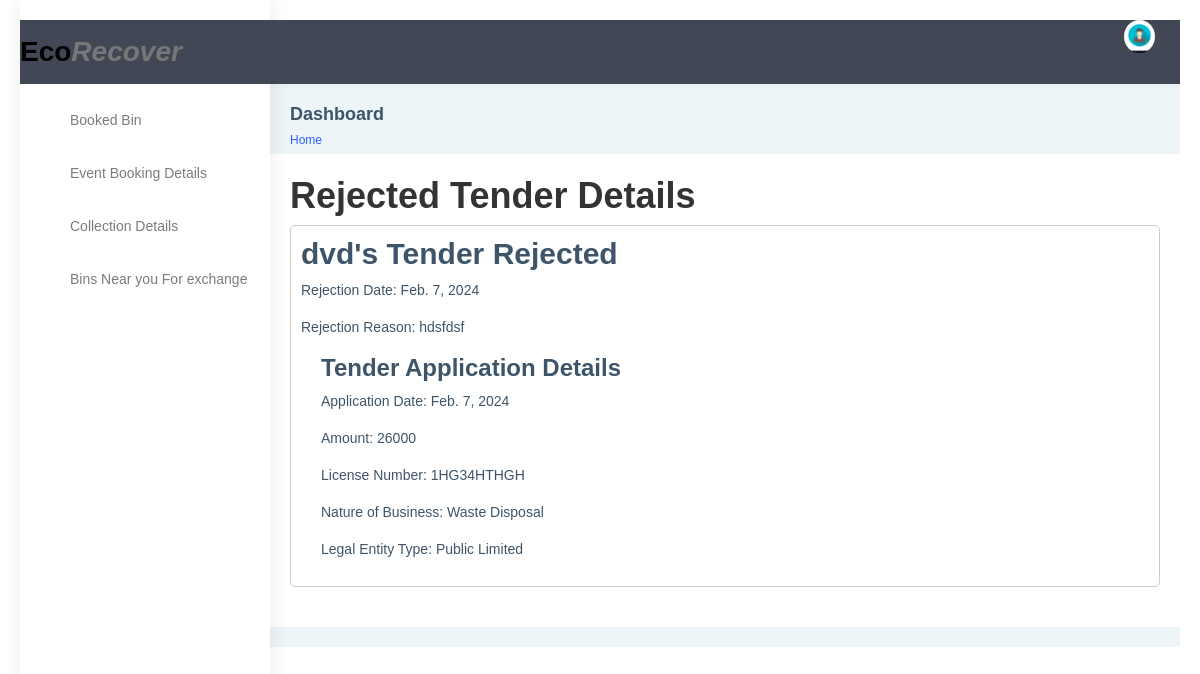
The app's page /rejected-tenders/, older data.
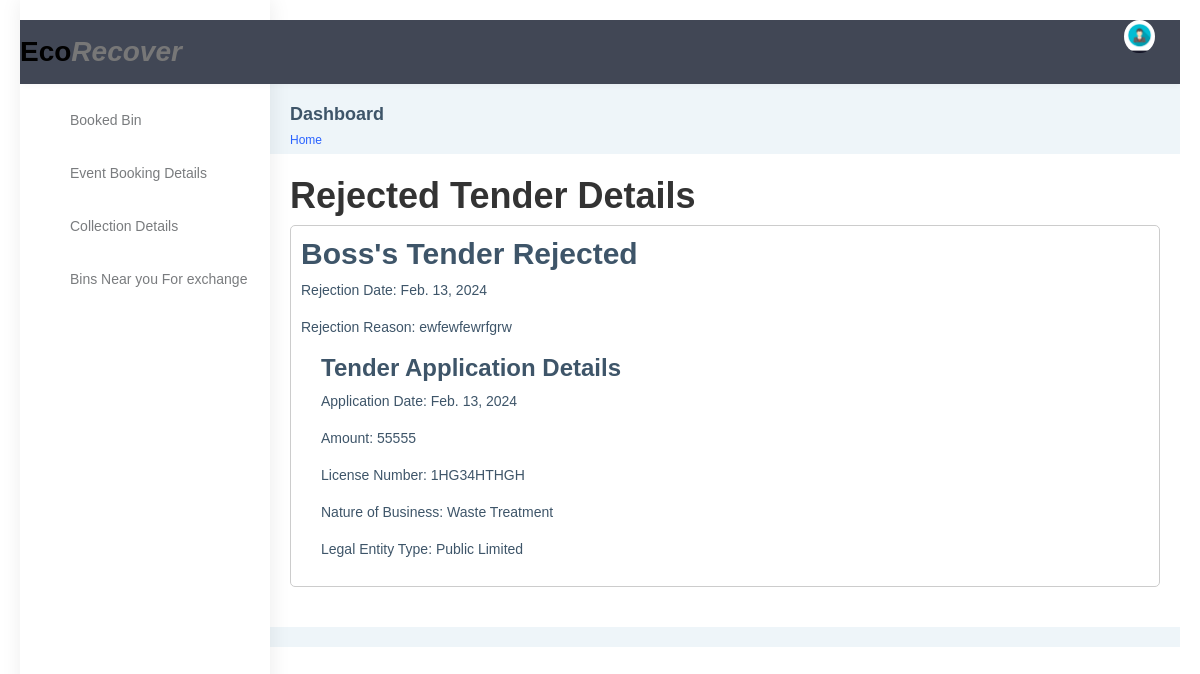
The same page, newer data.
### app322/models.py (models this page shows, shortened)
class RejectedTender(models.Model):
    registration = models.OneToOneField(CompanyApplyForTender, on_delete=models.CASCADE, primary_key=True)
    rejection_date = models.DateField(auto_now_add=True)
    rejection_reason = models.TextField()

class CompanyApplyForTender(models.Model):
    user = models.ForeignKey(User, on_delete=models.CASCADE)
    tender = models.ForeignKey(Tender, on_delete=models.CASCADE)
    application_date = models.DateField(auto_now_add=True)
    amount = models.PositiveIntegerField()
    license_number = models.CharField(max_length=50)
    nature_of_business = models.CharField(max_length=50)
    legal_entity_type = models.CharField(max_length=50)
    approved = models.BooleanField(default=False)
    rejected = models.BooleanField(default=False)

### app322/views.py (the view)
# urls.py: path('rejected-tenders/', rejected_tender_details, name='rejected_tender_details'),
def rejected_tender_details(request):
    rejected_tenders = RejectedTender.objects.all()
    return render(request, 'main/company/rejected_tender.html', {'rejected_tenders': rejected_tenders})

### templates/main/company/rejected_tender.html (shortened to what this page needs)
{% extends "base.html" %}
{% block content %}
<html lang="en">
<head>
</head>
<body>
    <h1>Rejected Tender Details</h1>
    {% for rejected_tender in rejected_tenders %}
        <div class="rejected-tender">
            <h2>{{ rejected_tender.registration.user.username }}'s Tender Rejected</h2>
            <p>Rejection Date: {{ rejected_tender.rejection_date }}</p>
            <p>Rejection Reason: {{ rejected_tender.rejection_reason }}</p>
            <div class="tender-application">
                <h3>Tender Application Details</h3>
                <p>Application Date: {{ rejected_tender.registration.application_date }}</p>
                <p>Amount: {{ rejected_tender.registration.amount }}</p>
                <p>License Number: {{ rejected_tender.registration.license_number }}</p>
                <p>Nature of Business: {{ rejected_tender.registration.nature_of_business }}</p>
                <p>Legal Entity Type: {{ rejected_tender.registration.legal_entity_type }}</p>
            </div>
        </div>
    {% endfor %}
</body>
{% endblock  %}

Row changes from the older to the newer data that the page shows:
removed RejectedTender: registration.user.username "dvd", rejection_date "Feb. 7, 2024", rejection_reason "hdsfdsf", registration.application_date "Feb. 7, 2024", registration.amount "26000", registration.license_number "1HG34HTHGH", registration.nature_of_business "Waste Disposal", registration.legal_entity_type "Public Limited"
added RejectedTender: registration.user.username "Boss", rejection_date "Feb. 13, 2024", rejection_reason "ewfewfewrfgrw", registration.application_date "Feb. 13, 2024", registration.amount "55555", registration.license_number "1HG34HTHGH", registration.nature_of_business "Waste Treatment", registration.legal_entity_type "Public Limited"
